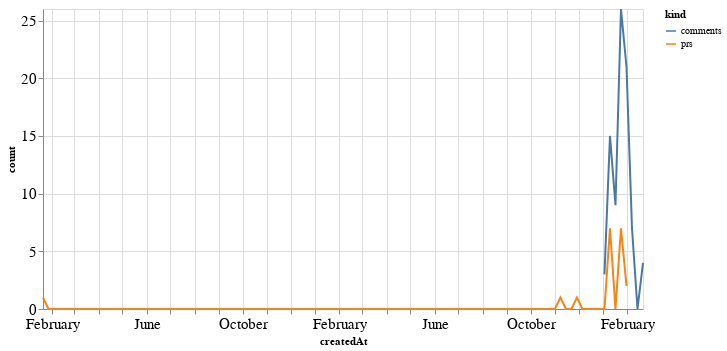

Write notebook code for a chart like this one.
### Code cell
alt.Chart(total_time, width=600).mark_line().encode(
    x='createdAt',
    y='count',
    color='kind'
)

### Figure 1 — Vega-Lite specification as saved in the notebook (floating-point values rounded to 4 significant figures; data arrays with more than 128 entries replaced by an {"elided": "..."} marker saying what was removed)
{"config": {"axisLeft": {"labelFontSize": 15}, "axisBottom": {"labelFontSize": 15}}, "data": {"name": "data-7c7b79706bde66ad586202ad3d8ff5dd"}, "mark": "line", "encoding": {"color": {"type": "nominal", "field": "kind"}, "x": {"type": "temporal", "field": "createdAt"}, "y": {"type": "quantitative", "field": "count"}}, "width": 600, "$schema": "https://vega.github.io/schema/vega-lite/v4.8.1.json", "datasets": {"data-7c7b79706bde66ad586202ad3d8ff5dd": {"elided": "220 records"}}}
